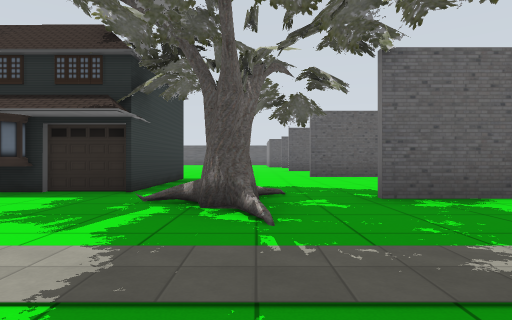
view 1 (above)

24 first-person views from a walk through a Gazebo world. The camera is 0.72 m above the floor, looks level and sees 80° across. The lines on the ground mark 1 m squares. The floor is counted in squares, 2 m on a side. Each view is taken from the middle of a square. On the plan, view 1 faces up. The plan holds only what a view shows up to about 9 squares ahead; the rest is blank. Gazebo's built-in surfaces are drawn with simple patterns. Some surface patterns are stand-ins.

view 2
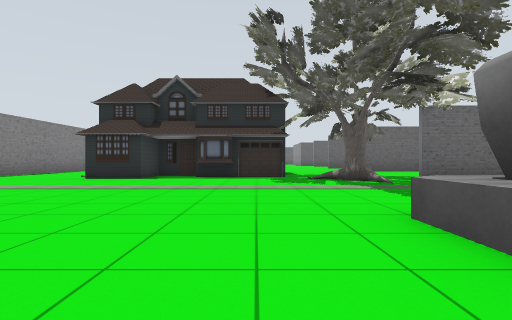

view 3
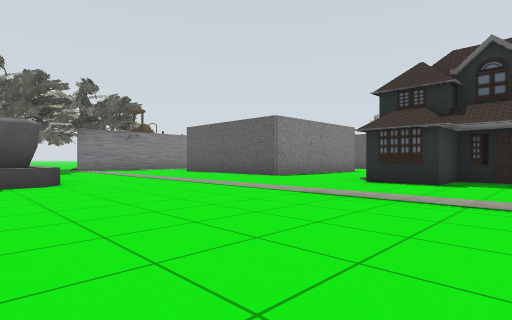

view 4
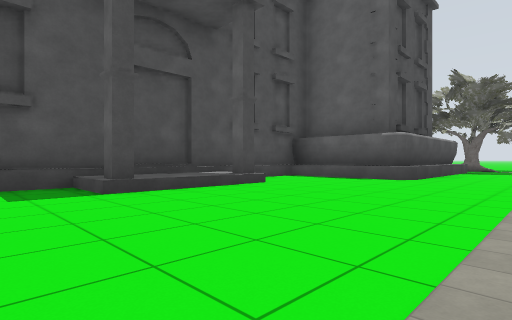

view 5
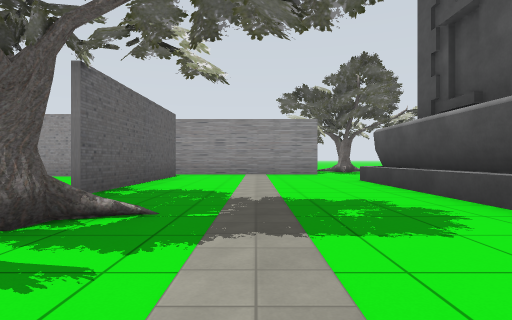

view 6
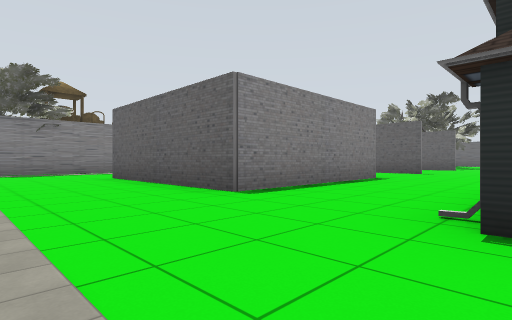

view 7
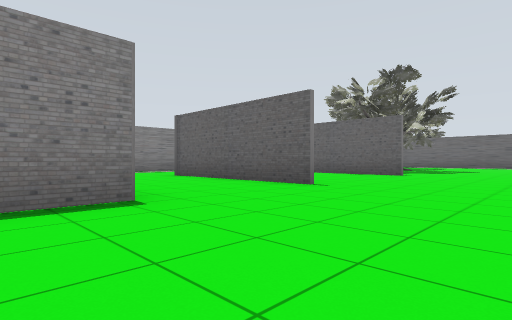

view 8
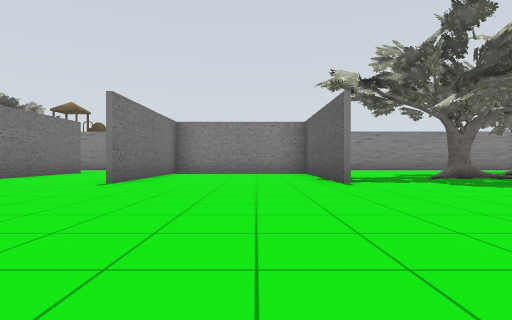

view 9
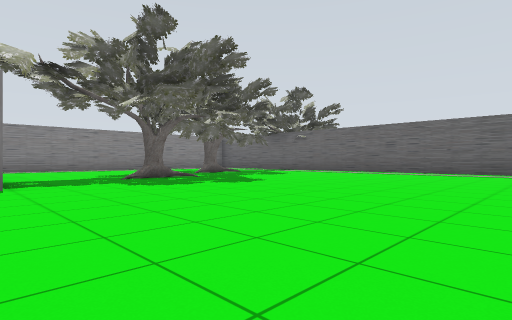

view 10
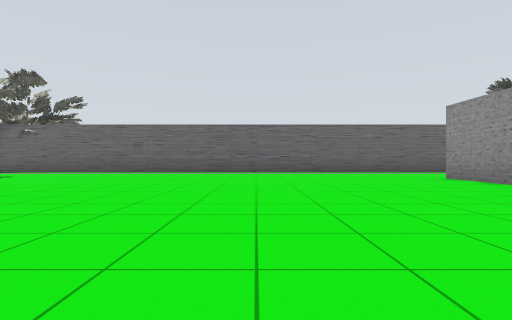

view 11
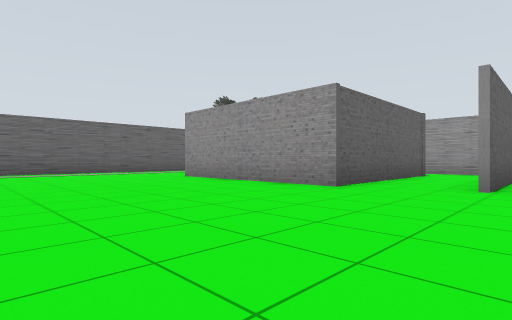

view 12
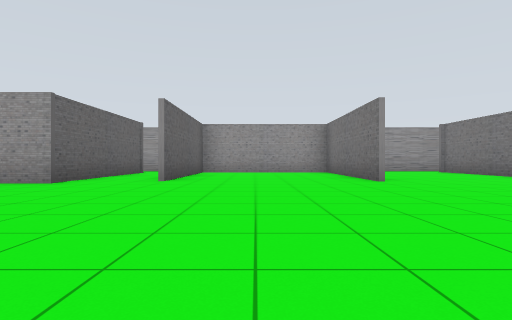

view 13
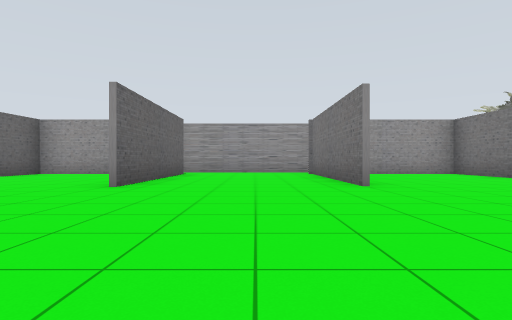

view 14
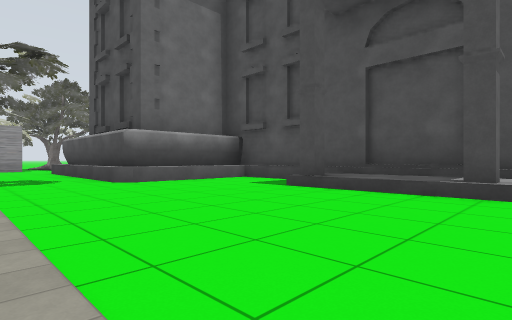

view 15
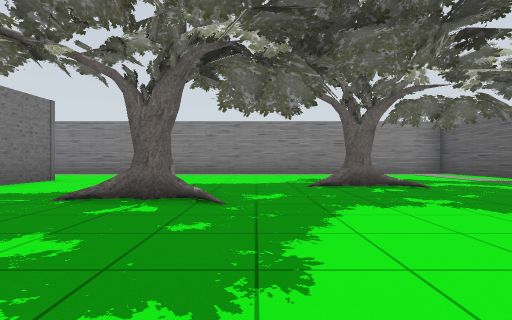

view 16
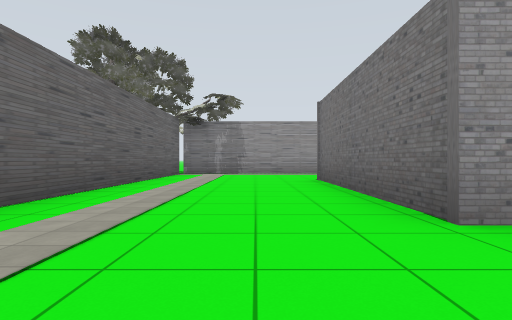

view 17
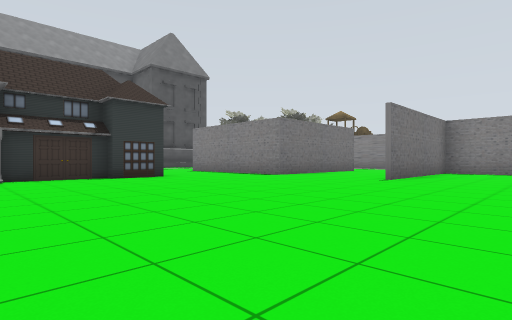

view 18
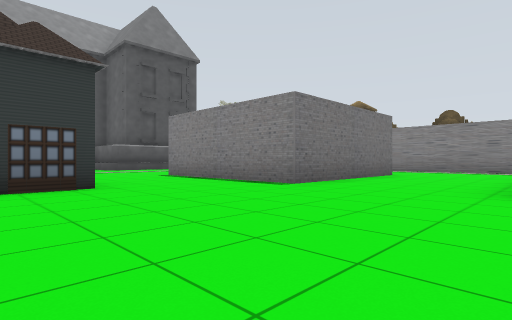

view 19
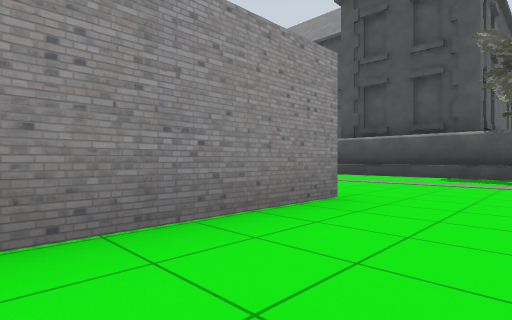

view 20
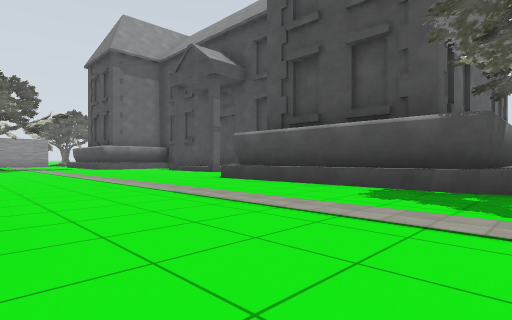

view 21
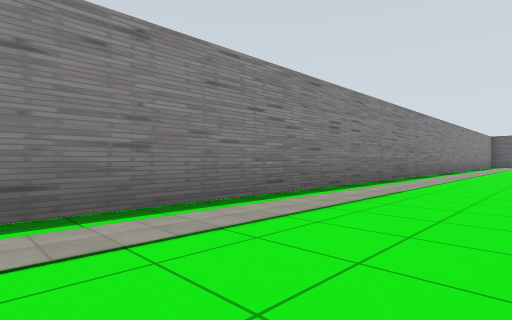

view 22
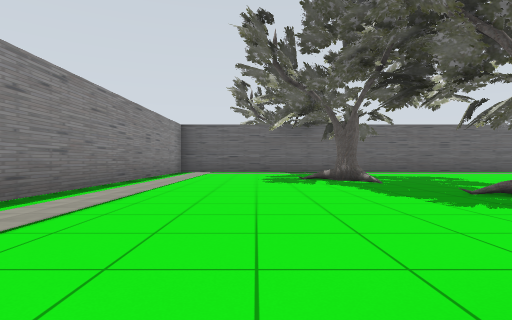

view 23
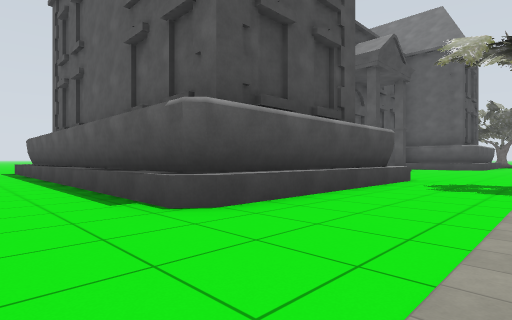

view 24
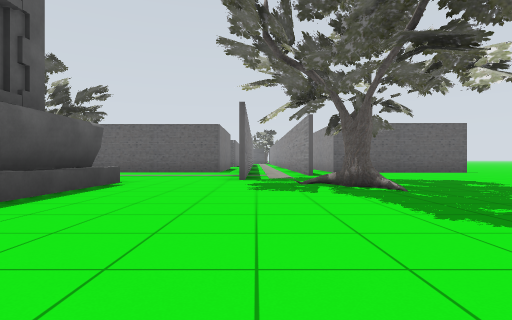

### Floor plan
Key: @ floor where view 1 was taken; # wall or solid block; . floor; H house; T oak tree; S school.
Columns run from 16 left of view 1 to 13 right of it. Each row starts with its distance up from view 1.
 24      T                 TT
 23      T                 T
 22   ######################
 21   #....................#
 20   #...T................#
 19   #..TT................#
 18   #...T..........####  #
 17   #....TT........####
 16   #....T.........####
 15   #...................#
 14   #...............#####
 13   #..####............#
 12   #. #...............#
 11   #. #...............#
 10   #..####.........#####
  9   #...................#
  8   #...................#
  7   #..####.............#
  6   #..#  #.........#####
  5   #..#  #..HHHH......#
  4   #..####..HHHH.TT...#
  3  T#........HHHHTT.##########..
  2 TT..............T.....##......
  1    T..................##.....
  0   T.............@.....#TT...
 -1   TSSSSSS......SSSSS...TT..
 -2     SSSSS......SSSSS...T..
 -3     S  SS..SS..SS  S......
 -4     S  SSSSSSSSSS  S.....
 -5     S              S....
 -6     S              S. .
 -7     S              S.
 -8     S              S.
 -9                    S.

Positions as (right, up) in squares from view 1, and headings:
1: (0, 0), facing up
2: (-2, -3), facing up
3: (-3, -2), facing up-left
4: (-2, 1), facing down-left
5: (-2, 1), facing right
6: (-5, 1), facing up-left
7: (-5, 6), facing up-left
8: (-3, 12), facing left
9: (-3, 13), facing up-left
10: (-3, 13), facing up
11: (-3, 13), facing up-right
12: (-4, 12), facing right
13: (-3, 8), facing right
14: (-6, 1), facing down-right
15: (-6, 17), facing left
16: (-1, 20), facing right
17: (-2, 12), facing down-left
18: (-4, 10), facing down-left
19: (-13, 6), facing down-right
20: (-13, 3), facing down-right
21: (-12, 5), facing up-left
22: (-12, 13), facing up
23: (5, 1), facing down-left
24: (6, -6), facing up
